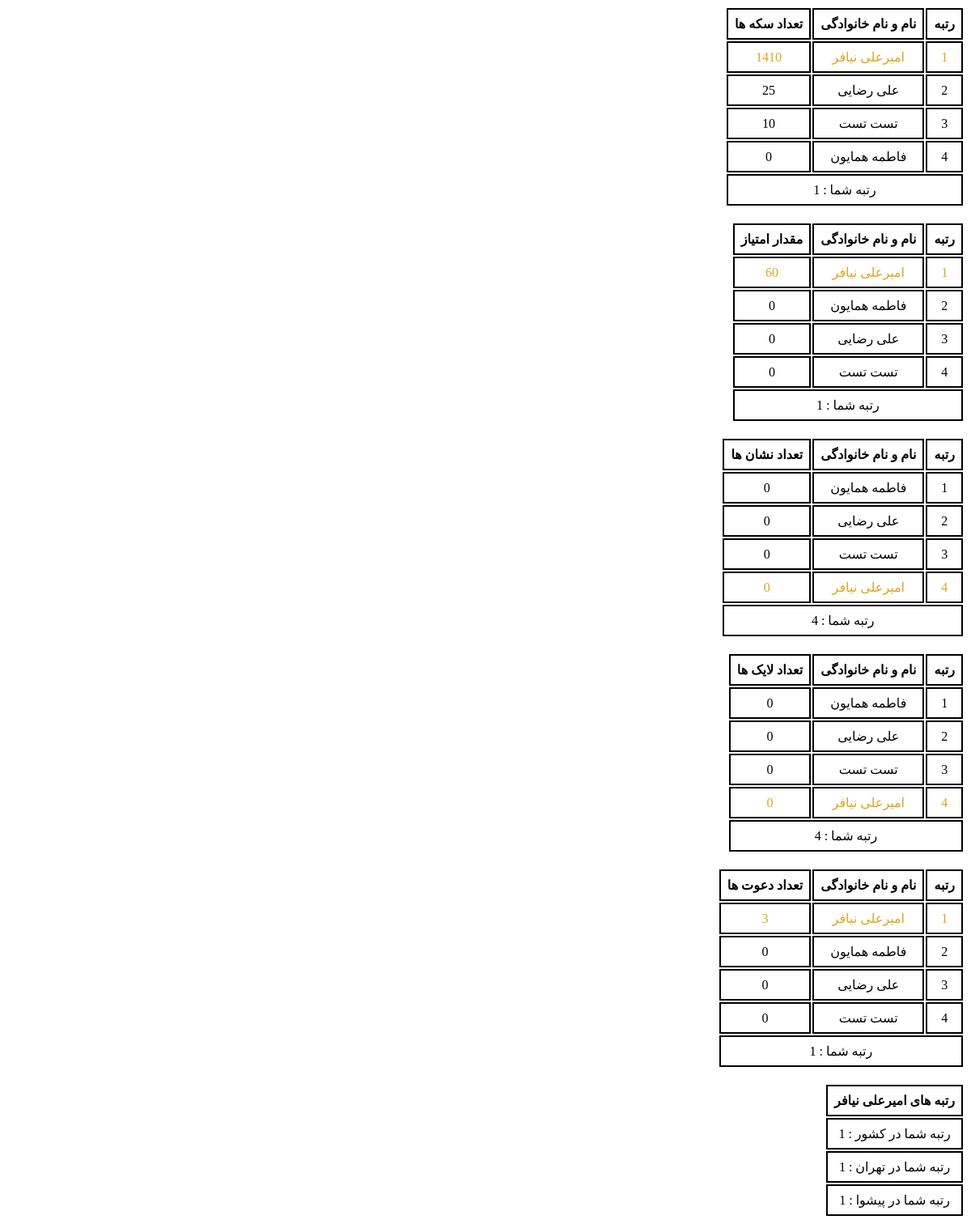
Screenshot of /club (signed in) with the database file from the repository.
### models/user.py (models this page shows)
class User(db.Model, UserMixin):
    __tablename__ = "users"
    id = Column(Integer, primary_key=True)
    name = Column(String, nullable=False, unique=True, index=True)
    username = Column(String, nullable=False, unique=True, index=True)
    password = Column(String, nullable=False, unique=True, index=True)
    code = Column(Integer, nullable=False, unique=True, index=True)
    phone = Column(String, nullable=False, index=True)
    email = Column(String, nullable=False, index=True)
    grade = Column(String, nullable=False, index=True)
    birth = Column(String, nullable=False, index=True)  #1340 - 1397
    gender = Column(String, nullable=False, index=True)
    type = Column(String, nullable=False, index=True)
    invite_code = Column(String, nullable=False, index=True)
    invite_auth = Column(String, nullable=False, index=True)
    msg_code = Column(Integer, index=True)
    province = Column(String, index=True)
    city = Column(String, index=True)
    school_name = Column(String, index=True)
    school_type = Column(String, index=True)
    home_addres = Column(String, index=True)
    recognition = Column(String, index=True)
    final = Column(Integer, default=0, index=True)
    authentication = Column(Integer, default=0, index=True)
    downloads = Column(Integer, default=2, index=True)
    coin = Column(Integer, default=0, index=True)
    point = Column(Integer, default=0, index=True)
    badge = Column(Integer, default=0, index=True)
    like = Column(Integer, default=0, index=True)
    invite = Column(Integer, default=0, index=True)

### blueprints/user.py (the view)
@app.route('/club')
@login_required
def club():
    top_coins = User.query.order_by(User.coin.desc()).limit(10).all()
    top_points = User.query.order_by(User.point.desc()).limit(10).all()
    top_likes = User.query.order_by(User.like.desc()).limit(10).all()
    top_badges = User.query.order_by(User.badge.desc()).limit(10).all()
    top_invites = User.query.order_by(User.invite.desc()).limit(10).all()
    rank_coins = User.query.order_by(User.coin.desc()).all().index(current_user)+1
    rank_points = User.query.order_by(User.point.desc()).all().index(current_user)+1
    rank_likes = User.query.order_by(User.like.desc()).all().index(current_user)+1
    rank_badges = User.query.order_by(User.badge.desc()).all().index(current_user)+1
    rank_invites = User.query.order_by(User.invite.desc()).all().index(current_user)+1
    province_rank = User.query.filter(User.province==current_user.province).order_by(User.point.desc()).all().index(current_user)+1
    city_rank = User.query.filter(User.city==current_user.city).order_by(User.point.desc()).all().index(current_user)+1
    return render_template("user/club.html", user=current_user, top_coins=top_coins, top_points=top_points, top_likes=top_likes, top_badges=top_badges, top_invites=top_invites,
                           rank_coins=rank_coins, rank_points=rank_points, rank_likes=rank_likes, rank_badges=rank_badges, rank_invites=rank_invites,
                            province_rank=province_rank, city_rank=city_rank)

### app.py (called while the page is built)
@login_manager.user_loader
def load_user(user_id):
    return User.query.filter(User.id==user_id).first()

### templates/user/club.html (shortened to what this page needs)
{% extends "Base.html" %}
    {% block body %}
    <table>
        <tr>
            <th>رتبه</th>
            <th>نام و نام خانوادگی</th>
            <th>تعداد سکه ها</th>
        </tr>
        {%for i in top_coins%}
        <tr class="{{'me' if i==user}}">
            <td>{{loop.index}}</td>
            <td>{{i.name}}</td>
            <td>{{i.coin}}</td>
        </tr>
        {% endfor %}
        {% if user.authentication==1 and user.final==1%}
        <tr>
            <td colspan="3">رتبه شما : {{rank_coins}}</td>
        </tr>
        {% endif %}
    </table>
    <br>
    <table>
        <tr>
            <th>رتبه</th>
            <th>نام و نام خانوادگی</th>
            <th>مقدار امتیاز </th>
        </tr>
        {%for i in top_points%}
        <tr class="{{'me' if i==user}}">
            <td>{{loop.index}}</td>
            <td>{{i.name}}</td>
            <td>{{i.point}}</td>
        </tr>
        {% endfor %}
        {% if user.authentication==1 and user.final==1%}
        <tr>
            <td colspan="3">رتبه شما : {{rank_points}}</td>
        </tr>
        {% endif %}
    </table>
    <br>
    <table>
        <tr>
            <th>رتبه</th>
            <th>نام و نام خانوادگی</th>
            <th>تعداد نشان ها </th>
        </tr>
        {%for i in top_badges%}
        <tr class="{{'me' if i==user}}">
            <td>{{loop.index}}</td>
            <td>{{i.name}}</td>
            <td>{{i.badge}}</td>
        </tr>
        {% endfor %}
        {% if user.authentication==1 and user.final==1%}
        <tr>
            <td colspan="3">رتبه شما : {{rank_badges}}</td>
        </tr>
        {% endif %}
    </table>
    <br>
    <table>
        <tr>
            <th>رتبه</th>
            <th>نام و نام خانوادگی</th>
            <th>تعداد لایک ها </th>
        </tr>
        {%for i in top_likes%}
        <tr class="{{'me' if i==user}}">
            <td>{{loop.index}}</td>
            <td>{{i.name}}</td>
            <td>{{i.like}}</td>
        </tr>
        {% endfor %}
        {% if user.authentication==1 and user.final==1%}
        <tr>
            <td colspan="3">رتبه شما : {{rank_likes}}</td>
        </tr>
        {% endif %}
    </table>
    <br>
    <table>
        <tr>
            <th>رتبه</th>
            <th>نام و نام خانوادگی</th>
            <th>تعداد دعوت ها </th>
        </tr>
        {%for i in top_invites%}
        <tr class="{{'me' if i==user}}">
            <td>{{loop.index}}</td>
            <td>{{i.name}}</td>
            <td>{{i.invite}}</td>
        </tr>
        {% endfor %}
        {% if user.authentication==1 and user.final==1%}
        <tr>
            <td colspan="3">رتبه شما : {{rank_invites}}</td>
        </tr>
        {% endif %}
    </table>
    <br>
    {% if user.authentication==1 and user.final==1%}
    <table>
        <tr>
            <th>رتبه های {{user.name}}</th>
        </tr>
        <tr>
            <td>رتبه شما در کشور : {{rank_points}}</td>
        </tr>
        <tr>
            <td>رتبه شما در {{user.province}} : {{province_rank}}</td>
        </tr>
        <tr>
            <td>رتبه شما در {{user.city}} : {{city_rank}}</td>
        </tr>
    </table>
    {% else %}
    <a href="{{url_for('user.completion')+'?next=/club'}}"><button>مشاهده رتبه های من</button></a>
    {% endif %}
{% endblock %}

### templates/Base.html (shortened to what this page needs)
<!DOCTYPE html>
<html lang="fa" dir="rtl">
<head>
    <link rel="stylesheet" href="{{ url_for('static', filename='libraries/sweetalert2/sweetalert2.min.css') }}">
</head>
<body>
    {% block body%}{% endblock %}
</body>
</html>

### templates/user/club.html (style rules this page uses)
.me { color: goldenrod; }
th, td { border: 2px solid black; padding: 8px; text-align: center; }

### rows the page displays
User: name "امیرعلی نیافر", coin "1410", point "60", badge "0", like "0", invite "3", province "تهران", city "پیشوا"
User: name "علی رضایی", coin "25", point "0", badge "0", like "0", invite "0"
User: name "تست تست", coin "10", point "0", badge "0", like "0", invite "0"
User: name "فاطمه همایون", coin "0", point "0", badge "0", like "0", invite "0"

### other values shown
{{ rank_coins }} "1"
{{ rank_points }} "1"
{{ rank_badges }} "4"
{{ rank_likes }} "4"
{{ rank_invites }} "1"
{{ province_rank }} "1"
{{ city_rank }} "1"
